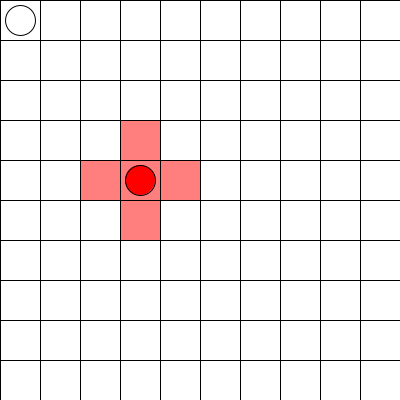
Frame 1 (no input)
Frame 60 (the mouse pressed at the canvas centre just before this capture): identical to frame 1, image omitted
Frame 120 (the mouse held since frame 60 and released just before this capture): identical to frame 1, image omitted

The Processing sketch that drew this single still picture (run headless with seeded random() and noise(); from frame 60 on, the mouse is pressed at the canvas centre):

// Processing sketch: week15_5_bomb_man_part2_up_down_left_right
// ── week15_5_bomb_man_part2_up_down_left_right.pde
// week15_5_bomb_man_part2_up_down_left_right
// 修改自 week15_4_bomb_man_part1_exectly_userI_userJ_bombI_bombJ
// 要知道炸彈在哪裡, 人碰到會爆炸
int bombI = 4, bombJ=3, userI = 0, userJ = 0;
void setup(){
  size(400,400);
}
void draw(){
  for(int i=0; i<10; i++){
    for(int j=0; j<10; j++){
      fill(255);
      rect(j*40, i*40, 40, 40);
      if( abs(j-bombJ)<=1 && i==bombI) fill(255,0,0,128);
      else if( abs(i-bombI)<=1 && j==bombJ) fill(255,0,0,128);
      rect(j*40, i*40, 40, 40);
    }
  }
  fill(255,0,0);
  ellipse(bombJ*40+20, bombI*40+20, 30, 30);
  fill(255);
  ellipse(userJ*40+20, userI*40+20, 30, 30);
  if(userJ==bombJ && userI==bombI) background(255,0,0, 128);
  if( abs(userJ-bombJ)<=1 && userI==bombI) background(255,0,0, 128);
  if( abs(userI-bombI)<=1 && userJ==bombJ) background(255,0,0, 128);
}
void keyPressed(){
  if(keyCode==RIGHT) userJ++;
  if(keyCode==LEFT) userJ--;
  if(keyCode==UP) userI--;
  if(keyCode==DOWN) userI++;
}
